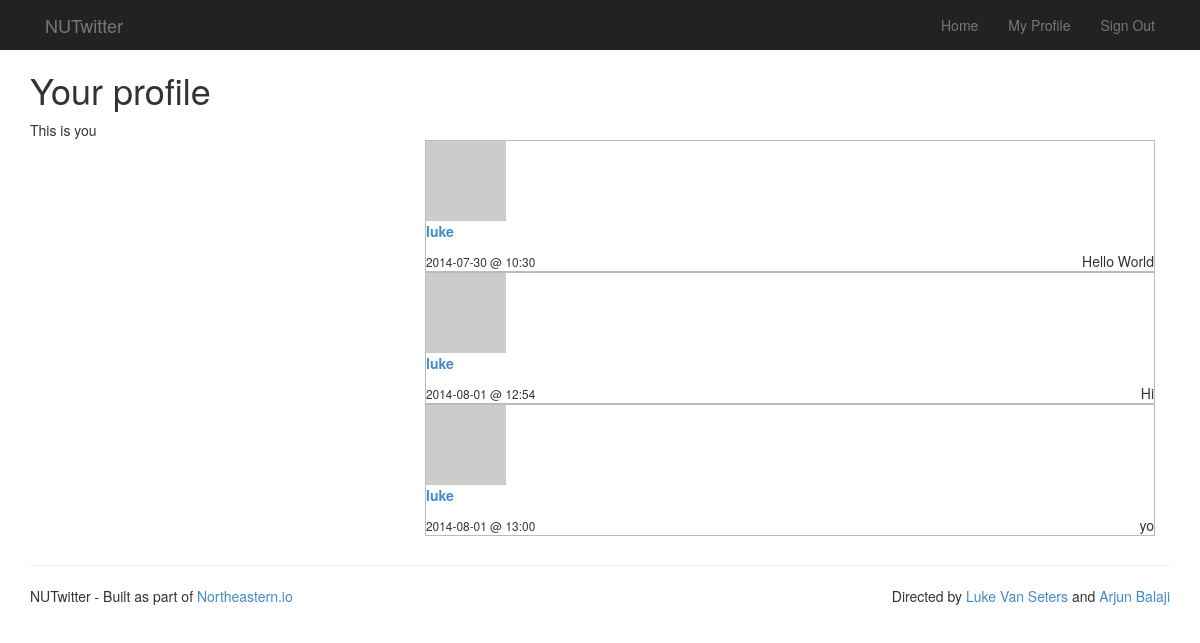
/luke (signed in), run on the app's committed database.
### nu_twitter.py (models this page shows)
class Post(db.Model):
	"""A post table"""
	id = db.Column(db.Integer, primary_key=True)
	body = db.Column(db.Text)
	pub_date = db.Column(db.DateTime)
	user_id = db.Column(db.Integer, db.ForeignKey('user.id'))
	user = db.relationship('User', backref=db.backref('posts', lazy='dynamic'))
	def __init__(self, user, body, pub_date=None):
		self.body = body
		if pub_date is None:
			pub_date = datetime.utcnow()
		self.pub_date = pub_date
		self.user = user
	def __repr__(self):
		return '<Post %r>' % self.title

class User(db.Model):
	"""A user table"""
	id = db.Column(db.Integer, primary_key=True)
	username = db.Column(db.String(80), unique=True)
	email = db.Column(db.String(150), unique=True)
	password_digest = db.Column(db.String(128))
	salt = db.Column(db.String(32))
	followed = db.relationship('User',
        secondary = followers,
        primaryjoin = (followers.c.who_id == id),
        secondaryjoin = (followers.c.whom_id == id),
        backref = db.backref('followers', lazy = 'dynamic'),
        lazy = 'dynamic')
	def __init__(self, username, email, password_digest, salt):
		self.username = username
		self.email = email
		self.password_digest = password_digest
		self.salt = salt
	def __repr__(self):
		return '<User %r>' % self.username

### nu_twitter.py (the view)
@app.route('/<username>')
def user_timeline(username):
    profile_user = db.session.query(User).filter_by(username=username.lower()).first()
    if profile_user is None:
        abort(404)
    followed = False
    if g.user:
        followed = db.session.query(followers).filter_by(who_id=session['user_id'], whom_id=profile_user.id).first() is not None
    return render_template('timeline.html', posts=profile_user.posts.limit(PER_PAGE),
    	followed=followed, profile_user=profile_user)

### nu_twitter.py (called while the page is built)
@app.before_request
def before_request():
    g.user = None
    if 'user_id' in session:
    	g.user = db.session.query(User).get(session['user_id'])

def gravatar_url(email, size=80):
    return 'http://www.gravatar.com/avatar/%s?d=identicon&s=%d' % \
        (hashlib.md5(email.strip().lower().encode('utf-8')).hexdigest(), size)

def format_datetime(timestamp):
    return timestamp.strftime('%Y-%m-%d @ %H:%M')

### templates/timeline.html (shortened to what this page needs)
{% extends "layout.html" %}
{% block title %}
	{% if request.endpoint == 'user_timeline' %}
		{% if g.user.id == profile_user.id %}
			Your profile
		{% else %}
			{{ profile_user.username }}'s Profile
		{% endif %}
	{% else %}
		News Feed
	{% endif %}
{% endblock %}
{% block body %}
<div class="container">
	<h1>{{ self.title() }}</h1>
	{% if request.endpoint == 'user_timeline' %}
		<div>
			{% if g.user.id == profile_user.id %}
				This is you
			{% elif followed %}
				You are currently following this user
				<a class=unfollow href="{{ url_for('unfollow_user', username=profile_user.username) }}">Unfollow</a>
			{% else %}
				You are not currently following this user
				<a class=follow href="{{ url_for('follow_user', username=profile_user.username) }}">Follow</a>
			{% endif %}
		</div>
	{% endif %}
	<div class="col-md-8 col-md-offset-4" style="float: right;">
	{% for post in posts %}
		<div class="post">
			<img src="{{ post.user.email|gravatar(size=48) }}"><p>
			<strong>
				<a href="{{ url_for('user_timeline', username=post.user.username) }}">{{ post.user.username }}</a>
			</strong>
			<p id="post_text">{{ post.body }}</p>
			<small>{{ post.pub_date | datetimeformat }}</small>
		</div>
	{% else %}
		<em>There are no messages so far.</em>
	{% endfor %}
	</div>
</div>
{% endblock %}

### static/style.css (style rules this page uses)
.post { border: 1px solid #bbb; -moz-box-sizing: border-box; -webkit-box-sizing: border-box; box-sizing: border-box; }
#post_text { float: right; }

### data on the page
Post: user.username "luke", body "Hello World", pub_date "2014-07-30 @ 10:30"
Post: user.username "luke", body "Hi", pub_date "2014-08-01 @ 12:54"
Post: user.username "luke", body "yo", pub_date "2014-08-01 @ 13:00"
